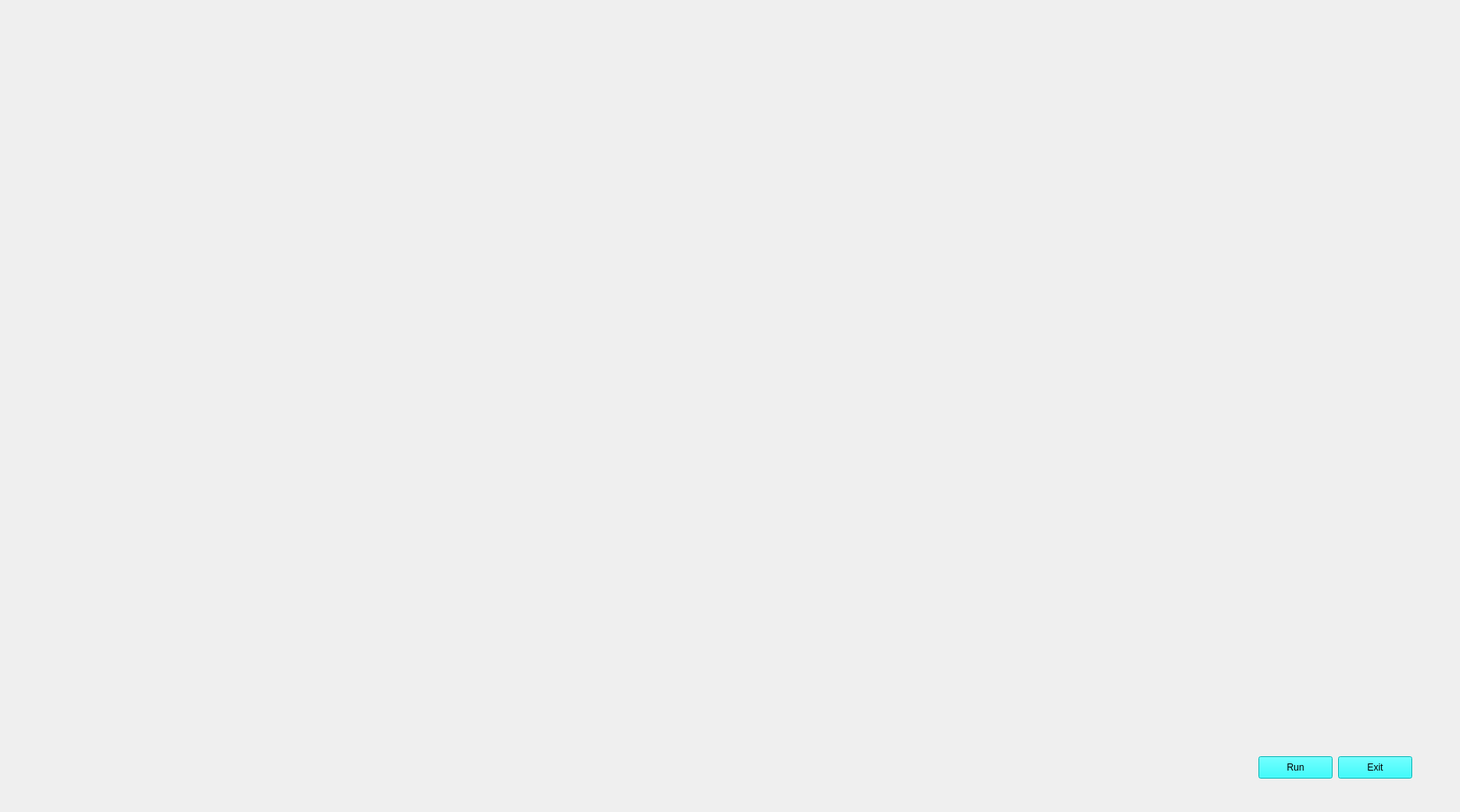
<?xml version="1.0" encoding="UTF-8"?>
<ui version="4.0">
 <class>razeUi</class>
 <widget class="QMainWindow" name="razeUi">
  <property name="geometry">
   <rect>
    <x>0</x>
    <y>0</y>
    <width>1833</width>
    <height>1020</height>
   </rect>
  </property>
  <property name="windowTitle">
   <string>MainWindow</string>
  </property>
  <widget class="QWidget" name="centralwidget">
   <widget class="QLabel" name="label">
    <property name="geometry">
     <rect>
      <x>0</x>
      <y>0</y>
      <width>1831</width>
      <height>1021</height>
     </rect>
    </property>
    <property name="text">
     <string/>
    </property>
    <property name="pixmap">
     <pixmap>../sage/download.gif</pixmap>
    </property>
    <property name="scaledContents">
     <bool>true</bool>
    </property>
   </widget>
   <widget class="QPushButton" name="pushButton">
    <property name="geometry">
     <rect>
      <x>1580</x>
      <y>950</y>
      <width>93</width>
      <height>28</height>
     </rect>
    </property>
    <property name="styleSheet">
     <string notr="true">background-color: rgb(0, 255, 255);</string>
    </property>
    <property name="text">
     <string>Run</string>
    </property>
   </widget>
   <widget class="QPushButton" name="pushButton_2">
    <property name="geometry">
     <rect>
      <x>1680</x>
      <y>950</y>
      <width>93</width>
      <height>28</height>
     </rect>
    </property>
    <property name="styleSheet">
     <string notr="true">background-color: rgb(0, 255, 255);</string>
    </property>
    <property name="text">
     <string>Exit</string>
    </property>
   </widget>
   <widget class="QLabel" name="label_2">
    <property name="geometry">
     <rect>
      <x>50</x>
      <y>675</y>
      <width>401</width>
      <height>341</height>
     </rect>
    </property>
    <property name="text">
     <string/>
    </property>
    <property name="pixmap">
     <pixmap>../sage/tumblr_ce7d7e9e05ff652350d42c36183dc035_11702cad_500.gif</pixmap>
    </property>
    <property name="scaledContents">
     <bool>true</bool>
    </property>
   </widget>
   <widget class="QTextBrowser" name="textBrowser">
    <property name="geometry">
     <rect>
      <x>1520</x>
      <y>30</y>
      <width>256</width>
      <height>51</height>
     </rect>
    </property>
    <property name="styleSheet">
     <string notr="true">background:transparent;
border-radius:none;</string>
    </property>
   </widget>
   <widget class="QTextBrowser" name="textBrowser_2">
    <property name="geometry">
     <rect>
      <x>1250</x>
      <y>30</y>
      <width>256</width>
      <height>51</height>
     </rect>
    </property>
    <property name="styleSheet">
     <string notr="true">background:transparent;
border-radius:none;</string>
    </property>
   </widget>
  </widget>
 </widget>
 <resources/>
 <connections/>
</ui>
